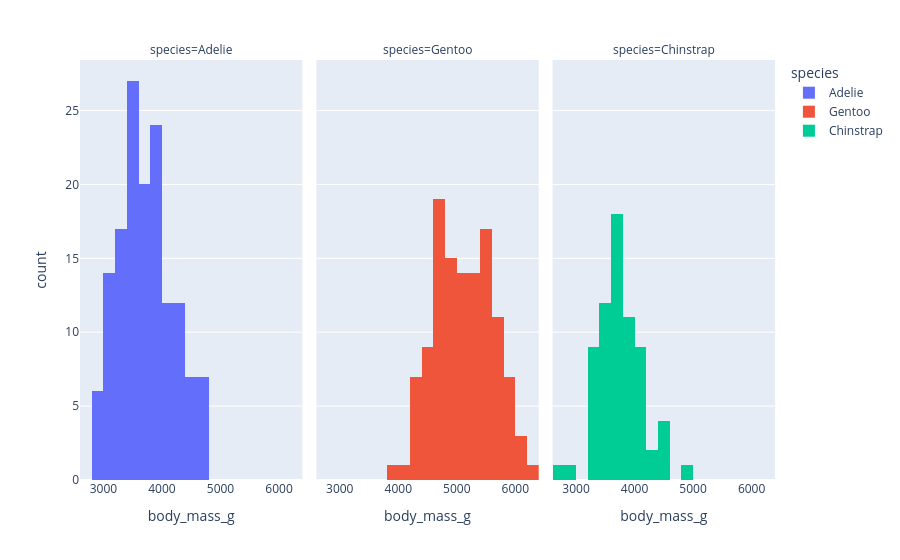

The notebook cell this image was saved under:
### Code cell
fig = px.histogram(df, x="body_mass_g", color="species", facet_col="species")
fig.show()

### Figure 1 — Plotly figure (JSON) as saved in the notebook; plotly's stock layout.template omitted (floating-point values rounded to 4 significant figures; data arrays with more than 128 entries replaced by an {"elided": "..."} marker saying what was removed)
{"data": [{"bingroup": "x", "hovertemplate": "species=Adelie<br>body_mass_g=%{x}<br>count=%{y}<extra></extra>", "legendgroup": "Adelie", "marker": {"color": "#636efa", "pattern": {"shape": ""}}, "name": "Adelie", "orientation": "v", "showlegend": true, "type": "histogram", "x": {"elided": "146 float values"}, "xaxis": "x", "yaxis": "y"}, {"bingroup": "x", "hovertemplate": "species=Gentoo<br>body_mass_g=%{x}<br>count=%{y}<extra></extra>", "legendgroup": "Gentoo", "marker": {"color": "#EF553B", "pattern": {"shape": ""}}, "name": "Gentoo", "orientation": "v", "showlegend": true, "type": "histogram", "x": [4500.0, 5700.0, 4450.0, 5700.0, 5400.0, 4550.0, 4800.0, 5200.0, 4400.0, 5150.0, 4650.0, 5550.0, 4650.0, 5850.0, 4200.0, 5850.0, 4150.0, 6300.0, 4800.0, 5350.0, 5700.0, 5000.0, 4400.0, 5050.0, 5000.0, 5100.0, 5650.0, 4600.0, 5550.0, 5250.0, 4700.0, 5050.0, 6050.0, 5150.0, 5400.0, 4950.0, 5250.0, 4350.0, 5350.0, 3950.0, 5700.0, 4300.0, 4750.0, 5550.0, 4900.0, 4200.0, 5400.0, 5100.0, 5300.0, 4850.0, 5300.0, 4400.0, 5000.0, 4900.0, 5050.0, 4300.0, 5000.0, 4450.0, 5550.0, 4200.0, 5300.0, 4400.0, 5650.0, 4700.0, 5700.0, 5800.0, 4700.0, 5550.0, 4750.0, 5000.0, 5100.0, 5200.0, 4700.0, 5800.0, 4600.0, 6000.0, 4750.0, 5950.0, 4625.0, 5450.0, 4725.0, 5350.0, 4750.0, 5600.0, 4600.0, 5300.0, 4875.0, 5550.0, 4950.0, 5400.0, 4750.0, 5650.0, 4850.0, 5200.0, 4925.0, 4875.0, 4625.0, 5250.0, 4850.0, 5600.0, 4975.0, 5500.0, 5500.0, 4700.0, 5500.0, 4575.0, 5500.0, 5000.0, 5950.0, 4650.0, 5500.0, 4375.0, 5850.0, 6000.0, 4925.0, 4850.0, 5750.0, 5200.0, 5400.0], "xaxis": "x2", "yaxis": "y2"}, {"bingroup": "x", "hovertemplate": "species=Chinstrap<br>body_mass_g=%{x}<br>count=%{y}<extra></extra>", "legendgroup": "Chinstrap", "marker": {"color": "#00cc96", "pattern": {"shape": ""}}, "name": "Chinstrap", "orientation": "v", "showlegend": true, "type": "histogram", "x": [3500.0, 3900.0, 3650.0, 3525.0, 3725.0, 3950.0, 3250.0, 3750.0, 4150.0, 3700.0, 3800.0, 3775.0, 3700.0, 4050.0, 3575.0, 4050.0, 3300.0, 3700.0, 3450.0, 4400.0, 3600.0, 3400.0, 2900.0, 3800.0, 3300.0, 4150.0, 3400.0, 3800.0, 3700.0, 4550.0, 3200.0, 4300.0, 3350.0, 4100.0, 3600.0, 3900.0, 3850.0, 4800.0, 2700.0, 4500.0, 3950.0, 3650.0, 3550.0, 3500.0, 3675.0, 4450.0, 3400.0, 4300.0, 3250.0, 3675.0, 3325.0, 3950.0, 3600.0, 4050.0, 3350.0, 3450.0, 3250.0, 4050.0, 3800.0, 3525.0, 3950.0, 3650.0, 3650.0, 4000.0, 3400.0, 3775.0, 4100.0, 3775.0], "xaxis": "x3", "yaxis": "y3"}], "layout": {"annotations": [{"font": {}, "showarrow": false, "text": "species=Adelie", "x": 0.16, "xanchor": "center", "xref": "paper", "y": 1, "yanchor": "bottom", "yref": "paper"}, {"font": {}, "showarrow": false, "text": "species=Gentoo", "x": 0.5, "xanchor": "center", "xref": "paper", "y": 1, "yanchor": "bottom", "yref": "paper"}, {"font": {}, "showarrow": false, "text": "species=Chinstrap", "x": 0.84, "xanchor": "center", "xref": "paper", "y": 1, "yanchor": "bottom", "yref": "paper"}], "barmode": "relative", "legend": {"title": {"text": "species"}, "tracegroupgap": 0}, "margin": {"t": 60}, "xaxis": {"anchor": "y", "domain": [0, 0.32], "title": {"text": "body_mass_g"}}, "xaxis2": {"anchor": "y2", "domain": [0.34, 0.66], "matches": "x", "title": {"text": "body_mass_g"}}, "xaxis3": {"anchor": "y3", "domain": [0.68, 1.0], "matches": "x", "title": {"text": "body_mass_g"}}, "yaxis": {"anchor": "x", "domain": [0, 1], "title": {"text": "count"}}, "yaxis2": {"anchor": "x2", "domain": [0, 1], "matches": "y", "showticklabels": false}, "yaxis3": {"anchor": "x3", "domain": [0, 1], "matches": "y", "showticklabels": false}}}
